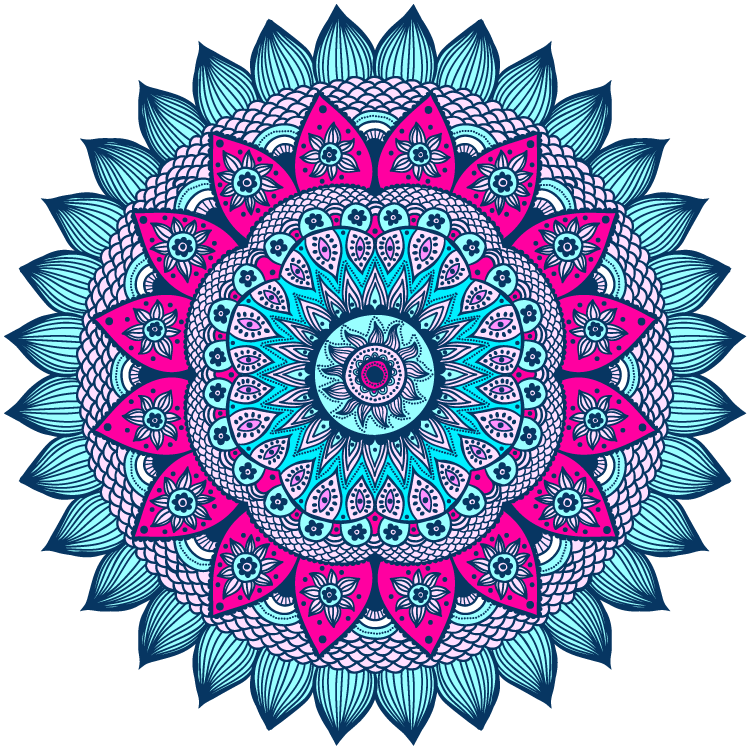
#> input picture Procesamiento_De_Imágenes/Ejercicios_o_Programas/PracticaImagen/opencv_code/Imagen3.png, 750 x 750 px
$ python ejercicio.py
#> lines starting #> are read from the running program, lines starting #| are printed output that depends on the picture
import cv2
import matplotlib.pyplot as plt

# Load the image
img = cv2.imread('Imagen3.png')
#> img is the input picture: shape (750, 750, 3); mean B, G, R 194.9, 162.9, 153.9

# Convert the image to 5 different colorspaces
gray = cv2.cvtColor(img, cv2.COLOR_BGR2GRAY)
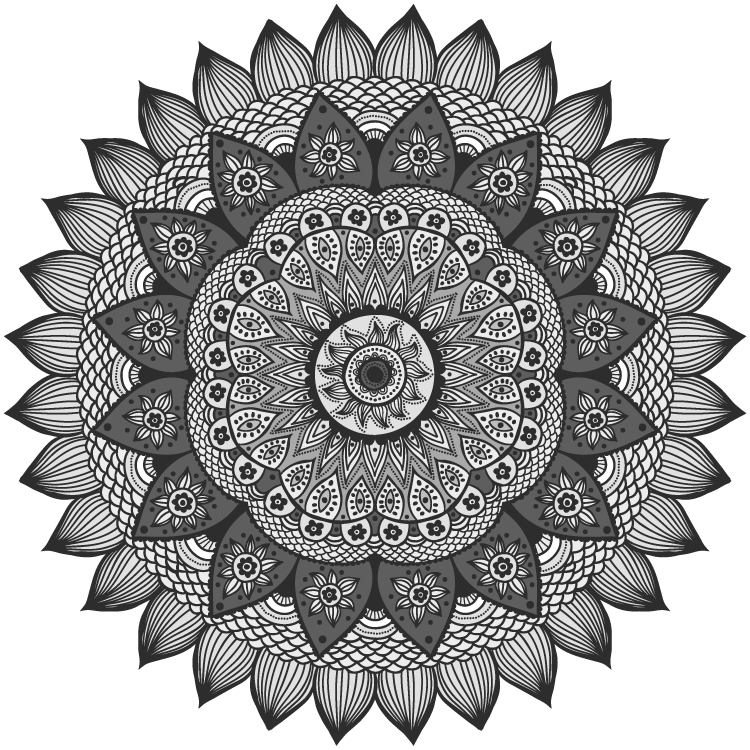
#> gray: shape (750, 750); min 45, max 255, mean 163.9
hsv = cv2.cvtColor(img, cv2.COLOR_BGR2HSV)
#> hsv: shape (750, 750, 3); mean H, S, V 79.4, 114.5, 202
lab = cv2.cvtColor(img, cv2.COLOR_BGR2LAB)
#> lab: shape (750, 750, 3); mean of channels 0, 1, 2 174.7, 133.2, 113.8
yuv = cv2.cvtColor(img, cv2.COLOR_BGR2YUV)
#> yuv: shape (750, 750, 3); mean of channels 0, 1, 2 163.9, 143.2, 118.7
xyz = cv2.cvtColor(img, cv2.COLOR_BGR2XYZ)
#> xyz: shape (750, 750, 3); mean of channels 0, 1, 2 156.8, 163.2, 197.1

# Show each image and its histogram
for i, (name, colorspace) in enumerate([('gray', gray), ('hsv', hsv), ('lab', lab), ('yuv', yuv), ('xyz', xyz)]):
    plt.subplot(2, 5, i+1)
    plt.imshow(colorspace)
    plt.title(name)
    plt.axis('off')
    plt.subplot(2, 5, i+6)
    plt.hist(colorspace.ravel(), bins=256, range=(0, 255))
    plt.title('Histogram')
    plt.xlim([0, 255])
#> this loop made 5 passes
#> name on passes 1 to 5: 'gray', 'hsv', 'lab', 'yuv', 'xyz'

# Show the plots
plt.show()
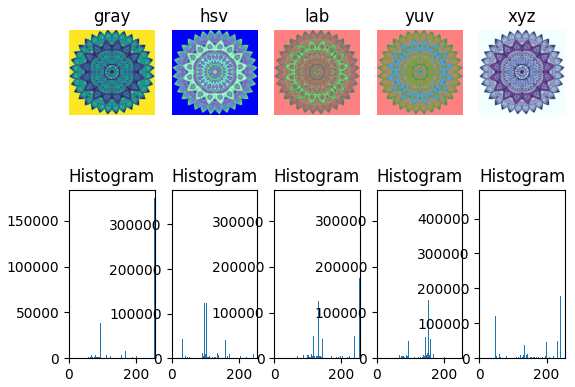
#> figure drawn by matplotlib, 10 panels; panel 2: tallest bar 174817 high, from x = 254 to 255; panel 4: tallest bar 358867 high, from x = 254 to 255; panel 6: tallest bar 350757 high, from x = 127.5 to 128.5; panel 8: tallest bar 349634 high, from x = 127.5 to 128.5
